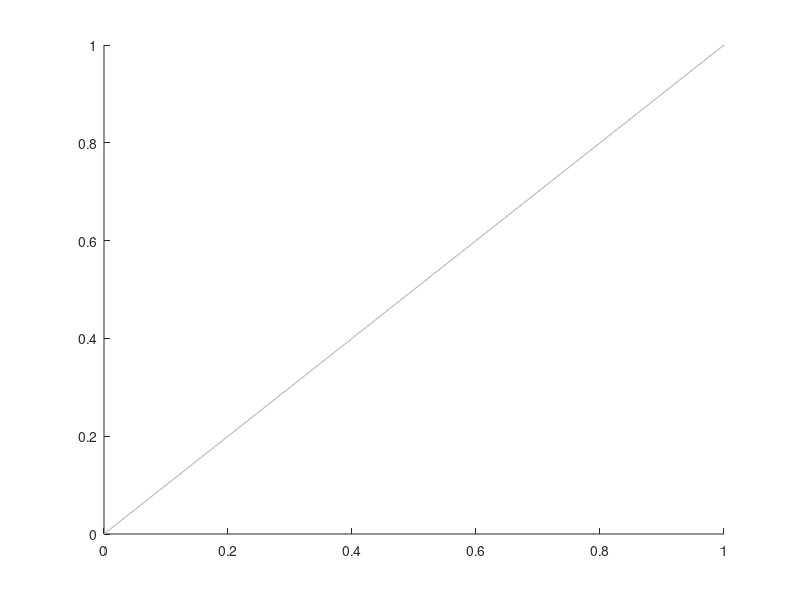

Source code (MATLAB):
function h = addUnityLine(hax,c)
% function h = addUnityLine(hax,c)
%
% INPUT
%   hax: Axes handle
%   c: 3-element rgb vector for color of unity line

% Created: SRO - 6/10/11

if nargin < 1 || isempty(hax)
    hax = gca;
end

if nargin < 2 || isempty(c)
    c = [0.7 0.7 0.7];
end


% Get axes limits
xlim = get(hax,'XLim');
ylim = get(hax,'YLim');

p1 = min([min(xlim) min(ylim)]);
p2 = min([max(xlim) max(ylim)]);

h = line('Parent',hax,'XData',[p1 p2],'YData',[p1 p2]);

set(h,'Color',c);

